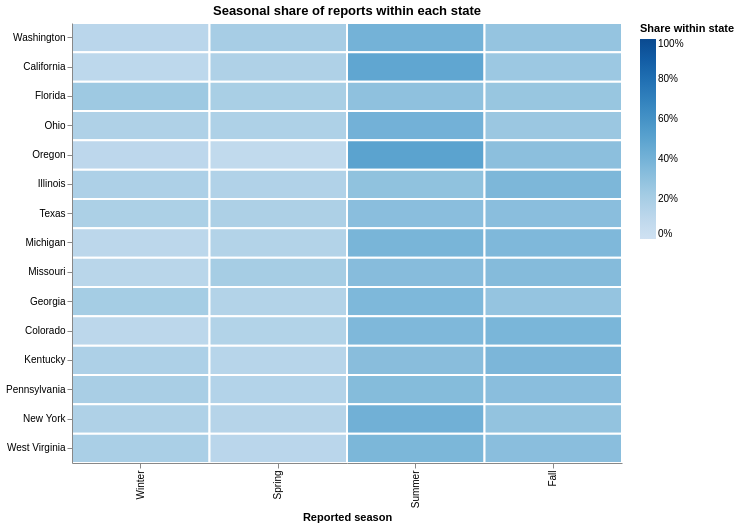

The cell this chart's notebook holds for it:
### Markdown cell above
## Plot 2: seasonal composition
Exclude unrecognized or missing seasons only from this plot. Complete every state-season combination with zero counts, then calculate percentages within each state using only reports with a recognized season. The heatmap compares composition rather than raw totals, and includes both values in tooltips.

### Code cell
seasons = ["Winter", "Spring", "Summer", "Fall"]
season_valid = subset[subset["season"].isin(seasons)]
sidx = pd.MultiIndex.from_product([top_states, seasons], names=["state", "season"])
season_counts = season_valid.groupby(["state", "season"]).size().reindex(sidx, fill_value=0).rename("reports").reset_index()
season_counts["state_total"] = season_counts.groupby("state")["reports"].transform("sum")
season_counts["share"] = season_counts["reports"].div(season_counts["state_total"].replace(0, float("nan")))
print(f"Seasonal plot excludes {len(subset) - len(season_valid):,} reports with missing or unrecognized seasons.")
chart2 = (alt.Chart(season_counts).mark_rect(stroke="white", strokeWidth=2)
    .encode(x=alt.X("season:O", sort=seasons, title="Reported season"),
            y=alt.Y("state:N", sort=top_states, title=None),
            color=alt.Color("share:Q", title="Share within state", scale=alt.Scale(scheme="blues", domain=[0, 1]), legend=alt.Legend(format=".0%")),
            tooltip=[alt.Tooltip("state:N", title="State"), alt.Tooltip("season:O", title="Season"), alt.Tooltip("reports:Q", title="Reports", format=","), alt.Tooltip("state_total:Q", title="Known-season reports", format=","), alt.Tooltip("share:Q", title="Share", format=".1%")])
    .properties(width=550, height=440, title="Seasonal share of reports within each state")
    .configure_view(stroke=None))
chart2

### Figure 1 — Vega-Lite specification as saved in the notebook (floating-point values rounded to 4 significant figures)
{"$schema": "https://vega.github.io/schema/vega-lite/v6.4.1.json", "config": {"view": {"continuousHeight": 300, "continuousWidth": 300, "stroke": null}}, "data": {"name": "data-f605db55c740427cde42a04a6be8885c"}, "datasets": {"data-f605db55c740427cde42a04a6be8885c": [{"reports": 65, "season": "Winter", "share": 0.1175, "state": "Washington", "state_total": 553}, {"reports": 113, "season": "Spring", "share": 0.2043, "state": "Washington", "state_total": 553}, {"reports": 222, "season": "Summer", "share": 0.4014, "state": "Washington", "state_total": 553}, {"reports": 153, "season": "Fall", "share": 0.2767, "state": "Washington", "state_total": 553}, {"reports": 41, "season": "Winter", "share": 0.1033, "state": "California", "state_total": 397}, {"reports": 66, "season": "Spring", "share": 0.1662, "state": "California", "state_total": 397}, {"reports": 191, "season": "Summer", "share": 0.4811, "state": "California", "state_total": 397}, {"reports": 99, "season": "Fall", "share": 0.2494, "state": "California", "state_total": 397}, {"reports": 68, "season": "Winter", "share": 0.2403, "state": "Florida", "state_total": 283}, {"reports": 55, "season": "Spring", "share": 0.1943, "state": "Florida", "state_total": 283}, {"reports": 85, "season": "Summer", "share": 0.3004, "state": "Florida", "state_total": 283}, {"reports": 75, "season": "Fall", "share": 0.265, "state": "Florida", "state_total": 283}, {"reports": 46, "season": "Winter", "share": 0.1704, "state": "Ohio", "state_total": 270}, {"reports": 47, "season": "Spring", "share": 0.1741, "state": "Ohio", "state_total": 270}, {"reports": 109, "season": "Summer", "share": 0.4037, "state": "Ohio", "state_total": 270}, {"reports": 68, "season": "Fall", "share": 0.2519, "state": "Ohio", "state_total": 270}, {"reports": 25, "season": "Winter", "share": 0.1055, "state": "Oregon", "state_total": 237}, {"reports": 19, "season": "Spring", "share": 0.08017, "state": "Oregon", "state_total": 237}, {"reports": 119, "season": "Summer", "share": 0.5021, "state": "Oregon", "state_total": 237}, {"reports": 74, "season": "Fall", "share": 0.3122, "state": "Oregon", "state_total": 237}, {"reports": 41, "season": "Winter", "share": 0.1783, "state": "Illinois", "state_total": 230}, {"reports": 37, "season": "Spring", "share": 0.1609, "state": "Illinois", "state_total": 230}, {"reports": 68, "season": "Summer", "share": 0.2957, "state": "Illinois", "state_total": 230}, {"reports": 84, "season": "Fall", "share": 0.3652, "state": "Illinois", "state_total": 230}, {"reports": 38, "season": "Winter", "share": 0.1836, "state": "Texas", "state_total": 207}, {"reports": 37, "season": "Spring", "share": 0.1787, "state": "Texas", "state_total": 207}, {"reports": 66, "season": "Summer", "share": 0.3188, "state": "Texas", "state_total": 207}, {"reports": 66, "season": "Fall", "share": 0.3188, "state": "Texas", "state_total": 207}, {"reports": 22, "season": "Winter", "share": 0.1073, "state": "Michigan", "state_total": 205}, {"reports": 31, "season": "Spring", "share": 0.1512, "state": "Michigan", "state_total": 205}, {"reports": 78, "season": "Summer", "share": 0.3805, "state": "Michigan", "state_total": 205}, {"reports": 74, "season": "Fall", "share": 0.361, "state": "Michigan", "state_total": 205}, {"reports": 17, "season": "Winter", "share": 0.1223, "state": "Missouri", "state_total": 139}, {"reports": 29, "season": "Spring", "share": 0.2086, "state": "Missouri", "state_total": 139}, {"reports": 46, "season": "Summer", "share": 0.3309, "state": "Missouri", "state_total": 139}, {"reports": 47, "season": "Fall", "share": 0.3381, "state": "Missouri", "state_total": 139}, {"reports": 25, "season": "Winter", "share": 0.2101, "state": "Georgia", "state_total": 119}, {"reports": 18, "season": "Spring", "share": 0.1513, "state": "Georgia", "state_total": 119}, {"reports": 43, "season": "Summer", "share": 0.3613, "state": "Georgia", "state_total": 119}, {"reports": 33, "season": "Fall", "share": 0.2773, "state": "Georgia", "state_total": 119}, {"reports": 13, "season": "Winter", "share": 0.1111, "state": "Colorado", "state_total": 117}, {"reports": 18, "season": "Spring", "share": 0.1538, "state": "Colorado", "state_total": 117}, {"reports": 42, "season": "Summer", "share": 0.359, "state": "Colorado", "state_total": 117}, {"reports": 44, "season": "Fall", "share": 0.3761, "state": "Colorado", "state_total": 117}, {"reports": 19, "season": "Winter", "share": 0.1759, "state": "Kentucky", "state_total": 108}, {"reports": 14, "season": "Spring", "share": 0.1296, "state": "Kentucky", "state_total": 108}, {"reports": 35, "season": "Summer", "share": 0.3241, "state": "Kentucky", "state_total": 108}, {"reports": 40, "season": "Fall", "share": 0.3704, "state": "Kentucky", "state_total": 108}, {"reports": 21, "season": "Winter", "share": 0.1963, "state": "Pennsylvania", "state_total": 107}, {"reports": 16, "season": "Spring", "share": 0.1495, "state": "Pennsylvania", "state_total": 107}, {"reports": 36, "season": "Summer", "share": 0.3364, "state": "Pennsylvania", "state_total": 107}, {"reports": 34, "season": "Fall", "share": 0.3178, "state": "Pennsylvania", "state_total": 107}, {"reports": 17, "season": "Winter", "share": 0.1667, "state": "New York", "state_total": 102}, {"reports": 14, "season": "Spring", "share": 0.1373, "state": "New York", "state_total": 102}, {"reports": 42, "season": "Summer", "share": 0.4118, "state": "New York", "state_total": 102}, {"reports": 29, "season": "Fall", "share": 0.2843, "state": "New York", "state_total": 102}, {"reports": 19, "season": "Winter", "share": 0.19, "state": "West Virginia", "state_total": 100}, {"reports": 12, "season": "Spring", "share": 0.12, "state": "West Virginia", "state_total": 100}, {"reports": 37, "season": "Summer", "share": 0.37, "state": "West Virginia", "state_total": 100}, {"reports": 32, "season": "Fall", "share": 0.32, "state": "West Virginia", "state_total": 100}]}, "encoding": {"color": {"field": "share", "legend": {"format": ".0%"}, "scale": {"domain": [0, 1], "scheme": "blues"}, "title": "Share within state", "type": "quantitative"}, "tooltip": [{"field": "state", "title": "State", "type": "nominal"}, {"field": "season", "title": "Season", "type": "ordinal"}, {"field": "reports", "format": ",", "title": "Reports", "type": "quantitative"}, {"field": "state_total", "format": ",", "title": "Known-season reports", "type": "quantitative"}, {"field": "share", "format": ".1%", "title": "Share", "type": "quantitative"}], "x": {"field": "season", "sort": ["Winter", "Spring", "Summer", "Fall"], "title": "Reported season", "type": "ordinal"}, "y": {"field": "state", "sort": ["Washington", "California", "Florida", "Ohio", "Oregon", "Illinois", "Texas", "Michigan", "Missouri", "Georgia", "Colorado", "Kentucky", "Pennsylvania", "New York", "West Virginia"], "title": null, "type": "nominal"}}, "height": 440, "mark": {"stroke": "white", "strokeWidth": 2, "type": "rect"}, "title": "Seasonal share of reports within each state", "width": 550}
